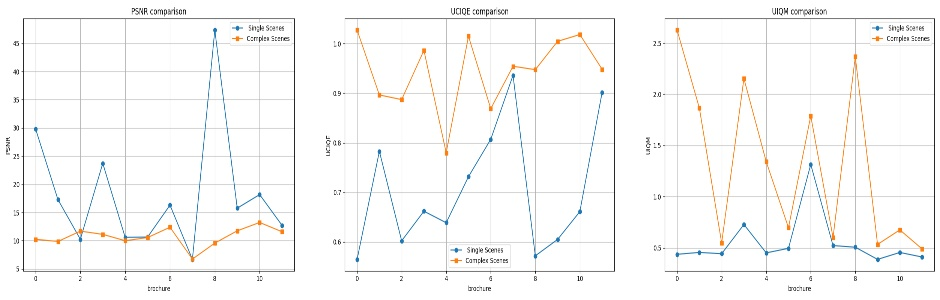
#> input picture APMCM/question5/333.jpg, 940 x 300 px
$ python 'question1_ visualization.py'   (older library calls are emulated)
#> lines starting #> are read from the running program, lines starting #| are printed output that depends on the picture
from PIL import Image
import matplotlib.pyplot as plt
import numpy as np
import cv2

#RGB可视化   读取图片并转换为 RGB 模式
print("该程序展示问题一的结果可视化(需保证代码文件和查看图片文件在同一文件下)")
image_path = input("请输入要查看图片的名称：")
#> the answer given: ../question5/333.jpg
#image_path = 'image_165.png'  # 测试时候用
image = Image.open(image_path)
#> image is the input picture: PIL image 940x300 RGB; mean R, G, B 248.8, 248.7, 248
image = image.convert("RGB")  # 确保图像是 RGB 模式

width, height = image.size
#> width = 940; height = 300
# 提取 RGB
rgb_data = np.array(image)
r, g, b = rgb_data[:,:,0], rgb_data[:,:,1], rgb_data[:,:,2]
#二维三个图分开
# 绘制 RGB 分量的直方图
plt.figure(figsize=(15, 5))
# 红色
plt.subplot(1, 3, 1)
plt.hist(r.flatten(), bins=256, color='red', alpha=0.6)
plt.title("Red Channel Histogram")
plt.xlim(0, 255)
# 绿色
plt.subplot(1, 3, 2)
plt.hist(g.flatten(), bins=256, color='green', alpha=0.6)
plt.title("Green Channel Histogram")
plt.xlim(0, 255)
# 蓝色
plt.subplot(1, 3, 3)
plt.hist(b.flatten(), bins=256, color='blue', alpha=0.6)
plt.title("Blue Channel Histogram")
plt.xlim(0, 255)
# 显示图形
plt.tight_layout()
plt.show()
#> figure, not shown here; panel 1: tallest bar 218567 high, from x = 254 to 255; panel 2: tallest bar 221069 high, from x = 254 to 255; panel 3: tallest bar 218158 high, from x = 254 to 255

#二维，增加可视化，三个图放到一起更加直观
plt.figure(figsize=(10, 6))
# 红色
plt.hist(r.flatten(), bins=256, color='red', alpha=0.6, label='Red Channel')
# 绿色
plt.hist(g.flatten(), bins=256, color='green', alpha=0.6, label='Green Channel')
# 蓝色
plt.hist(b.flatten(), bins=256, color='blue', alpha=0.6, label='Blue Channel')
# 设置标题和轴范围
plt.title("RGB Channel Histograms")
plt.xlim(0, 255)
plt.xlabel('Pixel Intensity')
plt.ylabel('Frequency')
# 添加图例
plt.legend()
# 显示图形
plt.show()
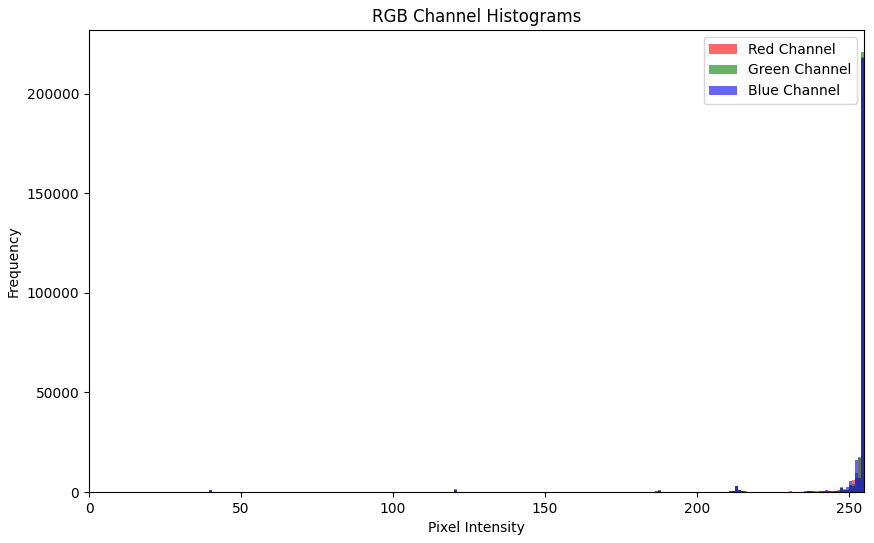
#> figure drawn by matplotlib, 1 panel; tallest bar 218567 high, from x = 254 to 255; tallest bar 221069 high, from x = 254 to 255; tallest bar 218158 high, from x = 254 to 255

#绘制3D图
fig = plt.figure(figsize=(10, 7))
ax = fig.add_subplot(111, projection='3d')
# 计算每个颜色通道的直方图数据
r_hist, r_bins = np.histogram(r.flatten(), bins=256, range=(0, 255))
#> r_hist = 256 values, max 218567 at index 255, min 0 at index 0, mean 1101.6; r_bins = 257 values from 0 to 255
g_hist, g_bins = np.histogram(g.flatten(), bins=256, range=(0, 255))
#> g_hist = 256 values, max 221069 at index 255, min 0 at index 0, mean 1101.6; g_bins = 257 values from 0 to 255
b_hist, b_bins = np.histogram(b.flatten(), bins=256, range=(0, 255))
#> b_hist = 256 values, max 218158 at index 255, min 0 at index 0, mean 1101.6; b_bins = 257 values from 0 to 255
# 设置每个颜色通道直方图的 X 轴位置（即每个直方条的中心）
r_x = (r_bins[:-1] + r_bins[1:]) / 2
#> r_x = 256 values from 0.498 to 254.5
g_x = (g_bins[:-1] + g_bins[1:]) / 2
#> g_x = 256 values from 0.498 to 254.5
b_x = (b_bins[:-1] + b_bins[1:]) / 2
#> b_x = 256 values from 0.498 to 254.5
# 红色
ax.bar(r_x, r_hist, zs=0, zdir='y', color='red', alpha=0.6, label='Red')
# 绿色
ax.bar(g_x, g_hist, zs=1, zdir='y', color='green', alpha=0.6, label='Green')
# 蓝色
ax.bar(b_x, b_hist, zs=2, zdir='y', color='blue', alpha=0.6, label='Blue')
# 设置轴标签
ax.set_xlabel('Pixel Intensity')
ax.set_ylabel('Color Channels')
ax.set_zlabel('Frequency')
# 设置 Y 轴的范围，这样可以显示所有的通道
ax.set_yticks([0, 1, 2])
ax.set_yticklabels(['Red Channel', 'Green Channel', 'Blue Channel'])
# 设置标题
ax.set_title("RGB Channel Histograms (3D)")
# 添加图例
ax.legend()
# 显示图形
plt.show()

# 加载图像并转换为HSV空间
image = cv2.imread(image_path)
#> image: shape (300, 940, 3)
hsv_image = cv2.cvtColor(image, cv2.COLOR_BGR2HSV)
#> hsv_image: shape (300, 940, 3); mean H, S, V 15.8, 3.3, 249.8

# 提取色调(Hue)通道
hue = hsv_image[:, :, 0]
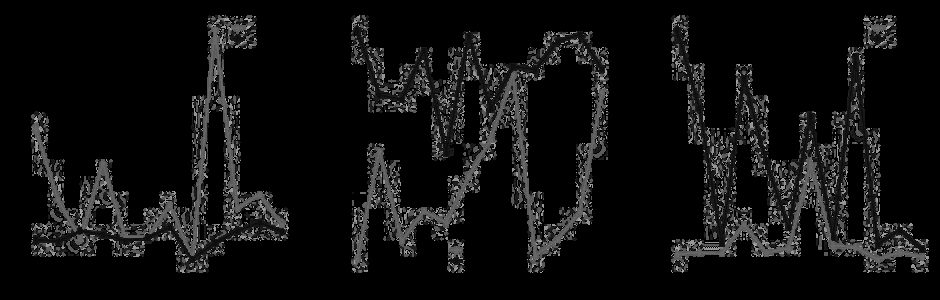
#> hue: shape (300, 940); min 0, max 177, mean 15.8

# 计算色调均值和标准差
N = hue.size
#> N = 282000
mu_H = np.mean(hue)
#> mu_H = 15.8
sigma_H = np.sqrt(np.sum((hue - mu_H) ** 2) / N)
#> sigma_H = 36.15

# 可视化
# 1. 显示色调(Hue)通道
plt.figure(figsize=(10, 6))

# 显示原始图像中的Hue通道
plt.subplot(2, 2, 2)
plt.imshow(hue, cmap='hsv')
plt.title("Hue Channel")
plt.axis('off')

# 2. 绘制色调直方图
plt.subplot(2, 2, 3)
plt.hist(hue.ravel(), bins=256, range=(0, 256), color='orange', alpha=0.7)
plt.axvline(mu_H, color='red', linestyle='dashed', linewidth=2, label=f'Mean: {mu_H:.2f}')
plt.axvline(mu_H + sigma_H, color='green', linestyle='dashed', linewidth=2, label=f'Standard Deviation: {sigma_H:.2f}')
plt.axvline(mu_H - sigma_H, color='green', linestyle='dashed', linewidth=2)
plt.title("Hue Histogram")
plt.xlabel("Hue Value")
plt.ylabel("Frequency")
plt.legend()

# 3. 显示色调的均值和标准差
plt.subplot(2, 2, 4)
plt.bar([0], [mu_H], width=0.1, color='red', label=f'Mean: {mu_H:.2f}')
plt.bar([1], [sigma_H], width=0.1, color='green', label=f'Std Dev: {sigma_H:.2f}')
plt.title("Mean and Std Dev of Hue")
plt.xticks([0, 1], ['Mean', 'Std Dev'])
plt.ylabel("Value")
plt.legend()

# 4. 显示图像本身
plt.subplot(2, 2, 1)
plt.imshow(cv2.cvtColor(image, cv2.COLOR_BGR2RGB))
plt.title("Original Image")
plt.axis('off')

plt.tight_layout()
plt.show()
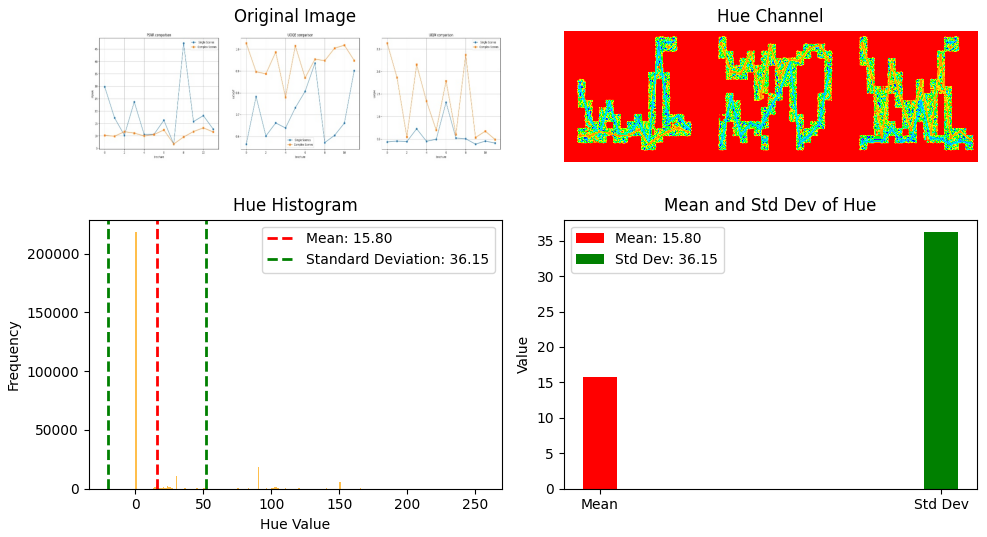
#> figure drawn by matplotlib, 4 panels; panel 2: tallest bar 218089 high, from x = 0 to 1

def is_low_light(image):
    # 将图像转换为灰度图像
    gray_image = cv2.cvtColor(image, cv2.COLOR_BGR2GRAY)

    # 计算图像的平均亮度
    mean_brightness = np.mean(gray_image)

    # 计算图像的亮度标准差
    std_dev_brightness = np.std(gray_image)

    return gray_image, mean_brightness, std_dev_brightness

image = cv2.imread(image_path)

# 判断是否为低光图像
gray_image,  mean_brightness, std_dev_brightness = is_low_light(image)
#> in is_low_light, `mean_brightness = np.mean(gray_image)`: mean_brightness = 248.7
#> in is_low_light, `std_dev_brightness = np.std(gray_image)`: std_dev_brightness = 25.43
#> mean_brightness = 248.7; std_dev_brightness = 25.43

# 将平均亮度和标准差信息转化为字符串
brightness_text = f"Avg Brightness: {mean_brightness:.2f}, Std Dev: {std_dev_brightness:.2f}"
#> brightness_text = 'Avg Brightness: 248.67, Std Dev: 25.43'

# 在图像上添加平均亮度和标准差文本
cv2.putText(gray_image, brightness_text, (10, 30), cv2.FONT_HERSHEY_SIMPLEX, 1, (255, 255, 255), 2)
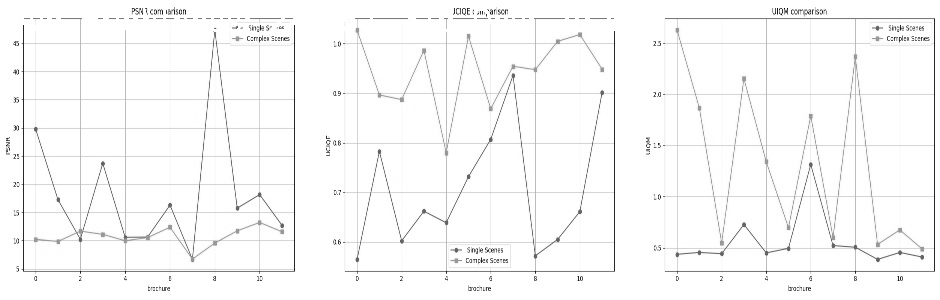
#> gray_image: shape (300, 940); min 3, max 255, mean 248.8

# 显示灰度图像
cv2.imshow("Gray Image with Brightness and Std Dev", gray_image)  # 显示灰度图像
cv2.waitKey(0)  # 等待按键
cv2.destroyAllWindows()  # 关闭窗口

def is_blurry_laplacian(image):
    # 转换为灰度图
    gray_image = cv2.cvtColor(image, cv2.COLOR_BGR2GRAY)

    # 计算图像的拉普拉斯变换
    laplacian = cv2.Laplacian(gray_image, cv2.CV_64F)

    # 计算拉普拉斯方差
    variance = laplacian.var()

    return  variance

def is_blurry_fft(image):
    # 转换为灰度图
    gray_image = cv2.cvtColor(image, cv2.COLOR_BGR2GRAY)

    # 计算图像的傅里叶变换
    f = np.fft.fft2(gray_image)
    fshift = np.fft.fftshift(f)  # 将零频移至中心

    # 计算频谱的幅度
    magnitude = np.abs(fshift)

    # 获取高频区域（图像的右上角部分）
    rows, cols = magnitude.shape
    center_row, center_col = rows // 2, cols // 2
    high_freq = magnitude[:center_row, center_col:]

    # 计算高频区域的能量
    EH = np.sum(high_freq**2)

    return  EH

image = cv2.imread(image_path)

# 判断图像是否模糊（基于拉普拉斯变换）
variance = is_blurry_laplacian(image)
#> in is_blurry_laplacian, `laplacian = cv2.Laplacian(gray_image, cv2.CV_64F)`:
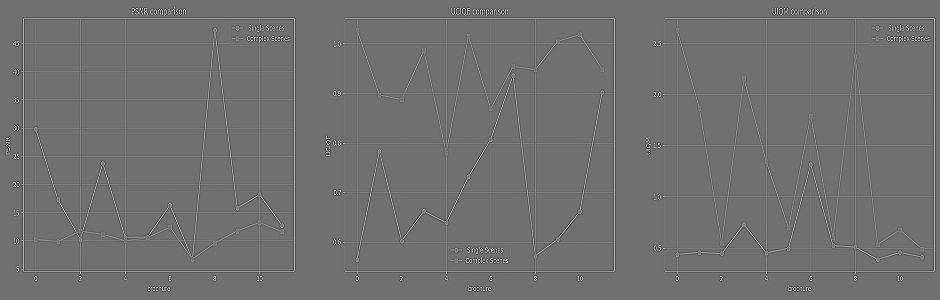
#> laplacian: shape (300, 940) float64; min -665, max 840, mean 0; drawn with min black and max white
#> in is_blurry_laplacian, `variance = laplacian.var()`: variance = 4120.5
#> variance = 4120.5
# 判断图像是否模糊（基于频率域分析）
high_freq_energy = is_blurry_fft(image)
#> in is_blurry_fft, `high_freq = magnitude[:center_row, center_col:]`:
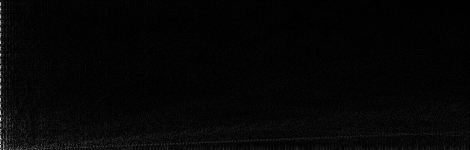
#> high_freq: shape (150, 470) float64; min 4.85, max 311947.2, mean 7280.4; drawn with min black and max white
#> in is_blurry_fft, `EH = np.sum(high_freq**2)`: EH = 1.16e+13
#> high_freq_energy = 1.16e+13

# 输出拉普拉斯变换和频率域分析结果
print(f"拉普拉斯变换方差: {variance:.2f}")
#| 拉普拉斯变换方差: 4120.53
print(f"频率域高频能量: {high_freq_energy:.2f}")
#| 频率域高频能量: 11569509637593.65

# 可视化原图、拉普拉斯变换和频率域分析结果
gray_image = cv2.cvtColor(image, cv2.COLOR_BGR2GRAY)

# 计算拉普拉斯变换
laplacian = cv2.Laplacian(gray_image, cv2.CV_64F)
laplacian_abs = cv2.convertScaleAbs(laplacian)

# 计算傅里叶变换的幅度
f = np.fft.fft2(gray_image)
fshift = np.fft.fftshift(f)
magnitude = np.abs(fshift)

# 可视化
plt.figure(figsize=(15, 7))
# 原图
plt.subplot(1, 3, 1)
plt.imshow(cv2.cvtColor(image, cv2.COLOR_BGR2RGB))
plt.title("Original Image")
plt.axis('off')
# 拉普拉斯变换结果
plt.subplot(1, 3, 2)
plt.imshow(laplacian_abs, cmap='gray')
plt.title("Laplace Transform Result")
plt.axis('off')
# 傅里叶变换幅度
plt.subplot(1, 3, 3)
plt.imshow(np.log(magnitude + 1), cmap='gray')  # 对频谱进行对数变换，使高频更易于观察
plt.title("Fourier Transform Magnitude")
plt.axis('off')

plt.show()
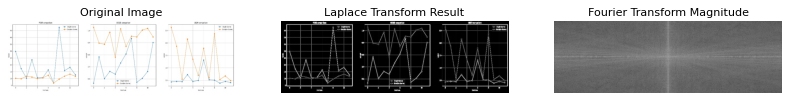
#> figure drawn by matplotlib, 3 panels
